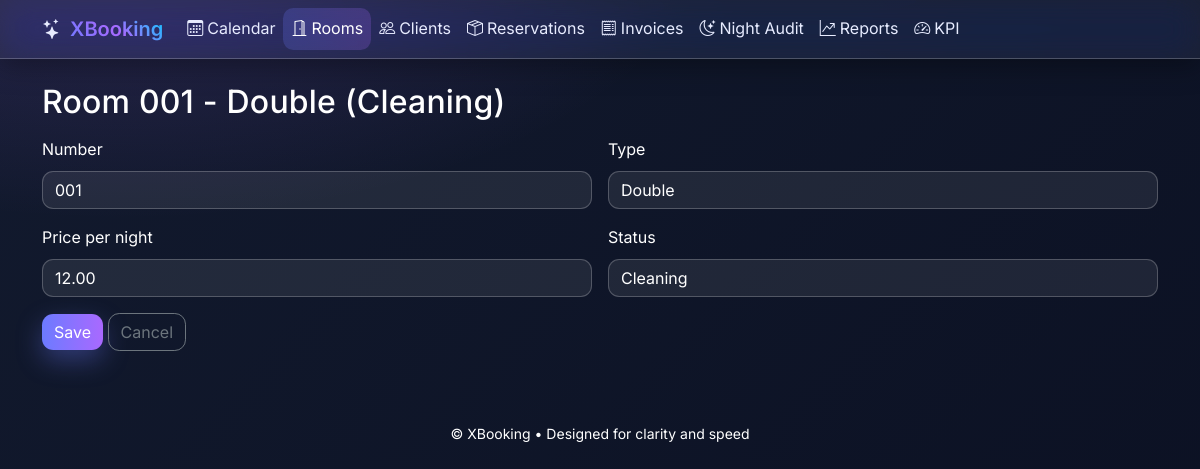
The app's page /rooms/1/edit/ with its own data.
### hotellapp/models.py (models this page shows, shortened)
class Room(models.Model):
    class Type(models.TextChoices):
        SINGLE = "single", "Single"
        DOUBLE = "double", "Double"
        TWIN = "twin", "Twin"
        SUITE = "suite", "Suite"
        APARTMENT = "apartment", "Serviced Apartment"
        JUNIOR_SUITE = "junior_suite", "Junior Suite"
    class Status(models.TextChoices):
        AVAILABLE = "available", "Available"
        OCCUPIED = "occupied", "Occupied"
        CLEANING = "cleaning", "Cleaning"
    number = models.CharField(max_length=10, unique=True)
    type = models.CharField(max_length=20, choices=Type.choices, default=Type.DOUBLE)
    price_per_night = models.DecimalField(max_digits=8, decimal_places=2, default=Decimal("0.00"))
    status = models.CharField(max_length=15, choices=Status.choices, default=Status.AVAILABLE)
    def __str__(self) -> str:  # pragma: no cover
        return f"Room {self.number} - {self.get_type_display()} ({self.get_status_display()})"

### hotellapp/views.py (the view)
# urls.py: path("rooms/<int:pk>/edit/", RoomUpdateView.as_view(), name="room_edit"),
class RoomUpdateView(UpdateView):
    model = Room
    form_class = RoomForm
    template_name = "hotellapp/room_form.html"
    success_url = reverse_lazy("room_list")

### hotellapp/forms.py
class RoomForm(BootstrapFormMixin, forms.ModelForm):
    class Meta:
        model = Room
        fields = ["number", "type", "price_per_night", "status"]

### hotellapp/forms.py (called while the page is built)
    def _bootstrapify(self):
        for name, field in self.fields.items():
            widget = field.widget
            existing = widget.attrs.get("class", "").strip()
            if isinstance(widget, forms.CheckboxInput):
                widget.attrs["class"] = f"{existing} form-check-input".strip()
                continue
            if isinstance(widget, forms.RadioSelect):
                widget.attrs["class"] = f"{existing} form-check-input".strip()
                continue
            base_class = "form-select" if isinstance(widget, forms.Select) else "form-control"
            widget.attrs["class"] = f"{existing} {base_class}".strip()

### templates/hotellapp/room_form.html (shortened to what this page needs)
{% extends "hotellapp/base.html" %}
{% block content %}
<h2>{{ view.object|default_if_none:"Add Room" }}</h2>
<form method="post" novalidate>
  <div class="row g-3">
    {% for field in form %}
      <div class="col-md-6">
        <label class="form-label">{{ field.label }}</label>
        {{ field }}
      </div>
    {% endfor %}
  </div>
  <div class="mt-3">
    <button class="btn btn-primary" type="submit">Save</button>
    <a class="btn btn-outline-secondary" href="{% url 'room_list' %}">Cancel</a>
  </div>
</form>
{% endblock %}

### static/css/app.css (style rules this page uses)
:root { --brand-primary: #5b6cff; --brand-secondary: #9b5de5; --brand-accent: #00d4ff; --brand-success: #22c55e; --brand-danger: #ef4444; --brand-warning: #f59e0b; --bg-900: #0f172a; --bg-800: #1e293b; --text-100: #ffffff; --text-300: #1e50af; --text-muted: #000000; --status-booked: var(--brand-primary); --status-checked-in: #16a34a; --status-checked-out: #7c3aed; --status-canceled: #dc2626; --room-available: #14b8a6; --room-occupied: #f97316; --room-cleaning: #facc15; --surface: rgba(255,255,255,0.06); --surface-strong: rgba(255,255,255,0.10); --border: rgba(255,255,255,0.15); --space-1: .25rem; --space-2: .5rem; --space-3: .75rem; --space-4: 1rem; --space-6: 1.5rem; --space-8: 2rem; }
html, body { height: 100%; }
body { font-family: "Inter", system-ui, -apple-system, "Segoe UI", Roboto, "Helvetica Neue", Arial, "Noto Sans", sans-serif; line-height: 1.6; background: radial-gradient(1200px 600px at 0% 0%, rgba(155,93,229,0.14), transparent 50%), radial-gradient(1200px 600px at 100% 100%, rgba(0,212,255,0.14), transparent 50%), linear-gradient(135deg, var(--bg-800), var(--bg-900)); color: var(--text-100); }
p, li, dt, dd, label, td, th, small, span, .form-label { color: var(--text-100); }
h1, h2, h3, h4, h5 { letter-spacing: .2px; margin-bottom: var(--space-4); color: var(--text-100); }
.btn { border-radius: .7rem; }
.btn-primary { background: linear-gradient(90deg, var(--brand-primary), var(--brand-secondary)); border: 0; box-shadow: 0 8px 20px rgba(91,108,255,0.25); transition: all .25s ease; color: #fff; }
.form-label { color: var(--text-100); }
.form-control, .form-select, .form-control:disabled, .form-select:disabled { background: rgba(255,255,255,0.06); border: 1px solid var(--border); color: var(--text-100); border-radius: .7rem; }
.form-control::placeholder { color: var(--text-muted); opacity: 1; }

### static/css/theme_modern.css (style rules this page uses)
:root { --aurora-1: #6c7bff; --aurora-2: #a969ff; --aurora-3: #00d0ff; --aurora-ink: #e8ecff; --aurora-ink-soft: rgba(232, 236, 255, 0.7); --surface-0: rgba(255,255,255,0.08); --surface-1: rgba(255,255,255,0.12); --border-strong: rgba(255,255,255,0.22); }
body { background: radial-gradient(1200px 600px at 10% -10%, rgba(169,105,255,0.18), transparent 50%), radial-gradient(1000px 500px at 110% 110%, rgba(0,208,255,0.18), transparent 50%), linear-gradient(135deg, #121a2e, #0b1022) !important; color: var(--aurora-ink); }
.form-control, .form-select { background: rgba(255,255,255,0.08) !important; color: #fff !important; border: 1px solid var(--border-strong) !important; border-radius: .7rem !important; }
.form-control::placeholder { color: rgba(232,236,255,.55) !important; }
.btn { border-radius: .7rem !important; }
.btn-primary { background: linear-gradient(90deg, var(--aurora-1), var(--aurora-2)) !important; border: 0 !important; color: #fff !important; box-shadow: 0 10px 26px rgba(108,123,255,.35) !important; }

### records on screen
Room: object "Room 001 - Double (Cleaning)", form "001" "Double" "12.00" "Cleaning"

### other values on screen
{{ field.label }} "Number" "Type" "Price per night" "Status"
